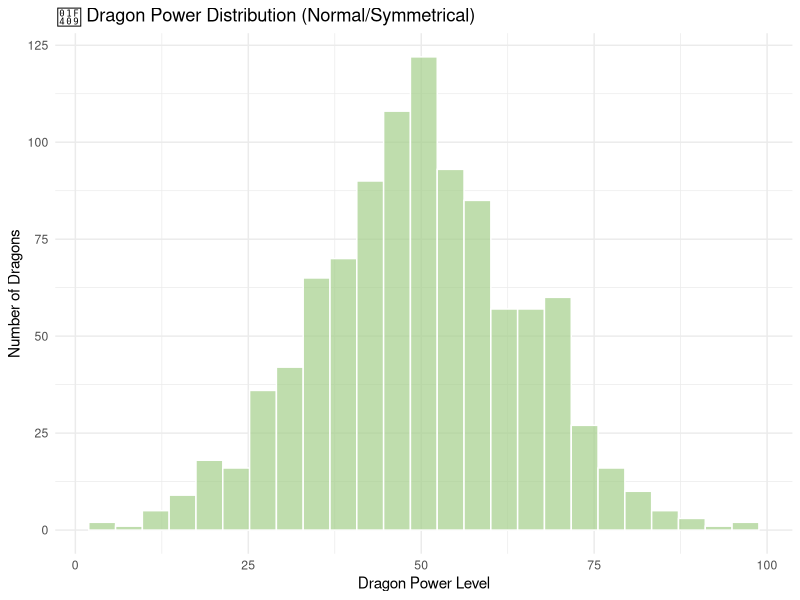
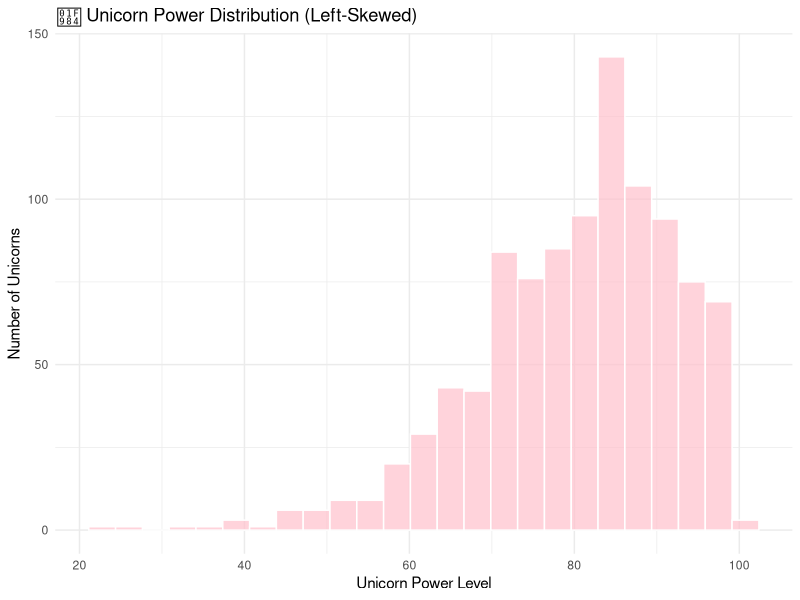
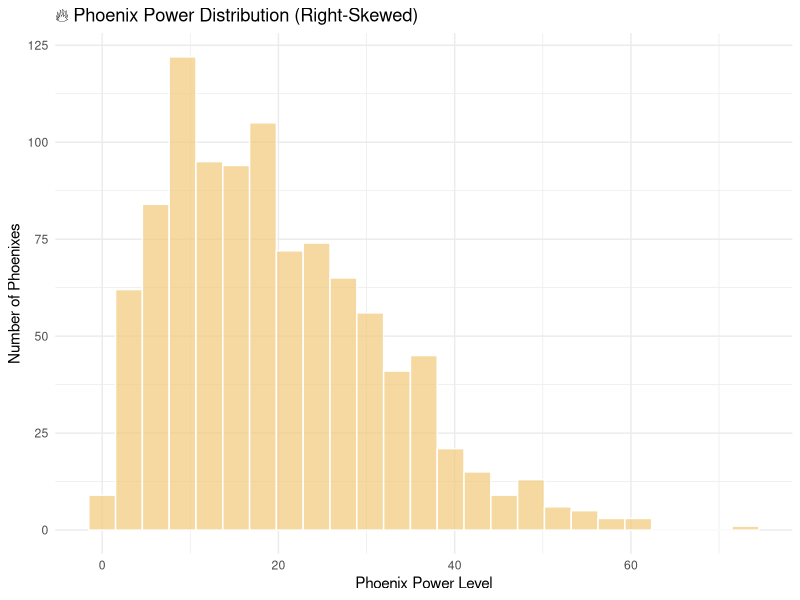
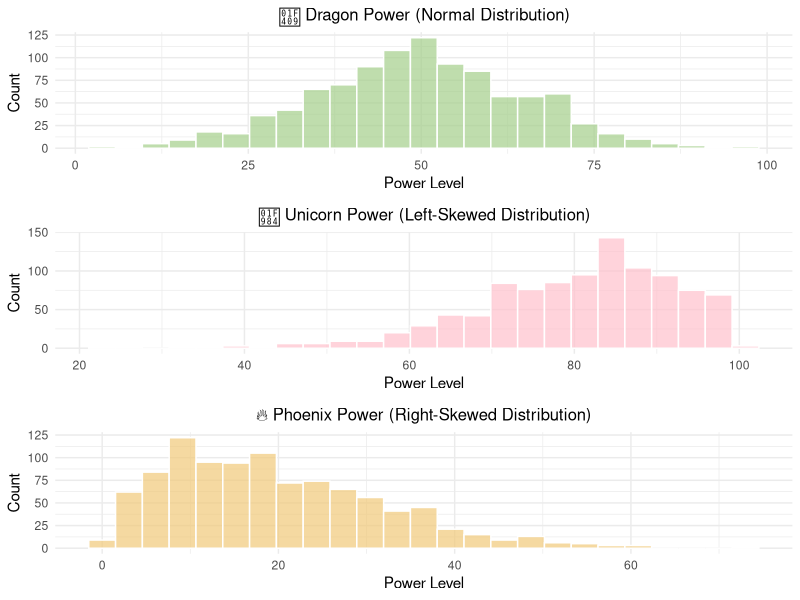

Generate these figures, in order, with R:
## ---- chunk 1
# Load our magical libraries
library(ggplot2)
library(dplyr)
library(gridExtra)

# Load our magical creature dataset
#creatures <- read.csv("../datasets/magical_creatures_stats.csv")
creatures <- read.csv("docs/day04/datasets/magical_creatures_stats.csv")

# Let's peek at our data first
head(creatures)

# Separate each creature type for easier analysis
dragons <- creatures[creatures$creature_type == "dragon", ]
unicorns <- creatures[creatures$creature_type == "unicorn", ]
phoenixes <- creatures[creatures$creature_type == "phoenix", ]

cat("We have", nrow(dragons), "dragons,", nrow(unicorns), "unicorns, and", nrow(phoenixes), "phoenixes!")
## ---- chunk 2
# Create a histogram of dragon power
ggplot(dragons, aes(x = power_level)) +
  geom_histogram(fill ="#a4ce89", color = "white", alpha = 0.7, bins = 25) +
  labs(title = "🐉 Dragon Power Distribution (Normal/Symmetrical)", 
       x = "Dragon Power Level", 
       y = "Number of Dragons") +
  theme_minimal()

# Calculate statistics for dragon power
dragon_stats <- dragons %>%
  summarise(
    mean_power = mean(power_level),
    median_power = median(power_level),
    min_power = min(power_level),
    max_power = max(power_level)
  )

print("🐉 Dragon Power Statistics:")
print(dragon_stats)
## ---- chunk 3
# Create histogram of unicorn magic
ggplot(unicorns, aes(x = power_level)) +
  geom_histogram(fill = "pink", color = "white", alpha = 0.7, bins = 25) +
  labs(title = "🦄 Unicorn Power Distribution (Left-Skewed)", 
       x = "Unicorn Power Level", 
       y = "Number of Unicorns") +
  theme_minimal()

# Calculate statistics for unicorn power
unicorn_stats <- unicorns %>%
  summarise(
    mean_power = mean(power_level),
    median_power = median(power_level),
    min_power = min(power_level),
    max_power = max(power_level)
  )

print("🦄 Unicorn Power Statistics:")
print(unicorn_stats)
## ---- chunk 4
# Create histogram of phoenix energy
ggplot(phoenixes, aes(x = power_level)) +
  geom_histogram(fill = "#f1c979", color = "white", alpha = 0.7, bins = 25) +
  labs(title = "🔥 Phoenix Power Distribution (Right-Skewed)", 
       x = "Phoenix Power Level", 
       y = "Number of Phoenixes") +
  theme_minimal()

# Calculate statistics for phoenix power
phoenix_stats <- phoenixes %>%
  summarise(
    mean_power = mean(power_level),
    median_power = median(power_level),
    min_power = min(power_level),
    max_power = max(power_level)
  )

print("🔥 Phoenix Power Statistics:")
print(phoenix_stats)
## ---- chunk 5
# Create individual plots
p1 <- ggplot(dragons, aes(x = power_level)) +
  geom_histogram(fill ="#a4ce89", color = "white", alpha = 0.7, bins = 25)  +
  labs(title = "🐉 Dragon Power (Normal Distribution)", 
       x = "Power Level", 
       y = "Count") +
  theme_minimal() +
  theme(plot.title = element_text(size = 12, hjust = 0.5))

p2 <- ggplot(unicorns, aes(x = power_level)) +
  geom_histogram(fill = "pink", color = "white", alpha = 0.7, bins = 25) +
  labs(title = "🦄 Unicorn Power (Left-Skewed Distribution)", 
       x = "Power Level", 
       y = "Count") +
  theme_minimal() +
  theme(plot.title = element_text(size = 12, hjust = 0.5))

p3 <- ggplot(phoenixes, aes(x = power_level)) +
  geom_histogram(fill = "#f1c979", color = "white", alpha = 0.7, bins = 25)  +
  labs(title = "🔥 Phoenix Power (Right-Skewed Distribution)", 
       x = "Power Level", 
       y = "Count") +
  theme_minimal() +
  theme(plot.title = element_text(size = 12, hjust = 0.5))

# Stack them in a 3x1 grid (3 rows, 1 column)
grid.arrange(p1, p2, p3, nrow = 3, ncol = 1)
## ---- chunk 6
# Combine all the statistics
all_stats <- data.frame(
  Creature = c("Dragon (Normal)", "Unicorn (Left-Skewed)", "Phoenix (Right-Skewed)"),
  Mean = c(dragon_stats$mean_power, unicorn_stats$mean_power, phoenix_stats$mean_power),
  Median = c(dragon_stats$median_power, unicorn_stats$median_power, phoenix_stats$median_power),
  Difference = c(
    abs(dragon_stats$mean_power - dragon_stats$median_power),
    abs(unicorn_stats$mean_power - unicorn_stats$median_power),
    abs(phoenix_stats$mean_power - phoenix_stats$median_power)
  )
)

print("📊 The Great Statistics Comparison:")
print(all_stats)
